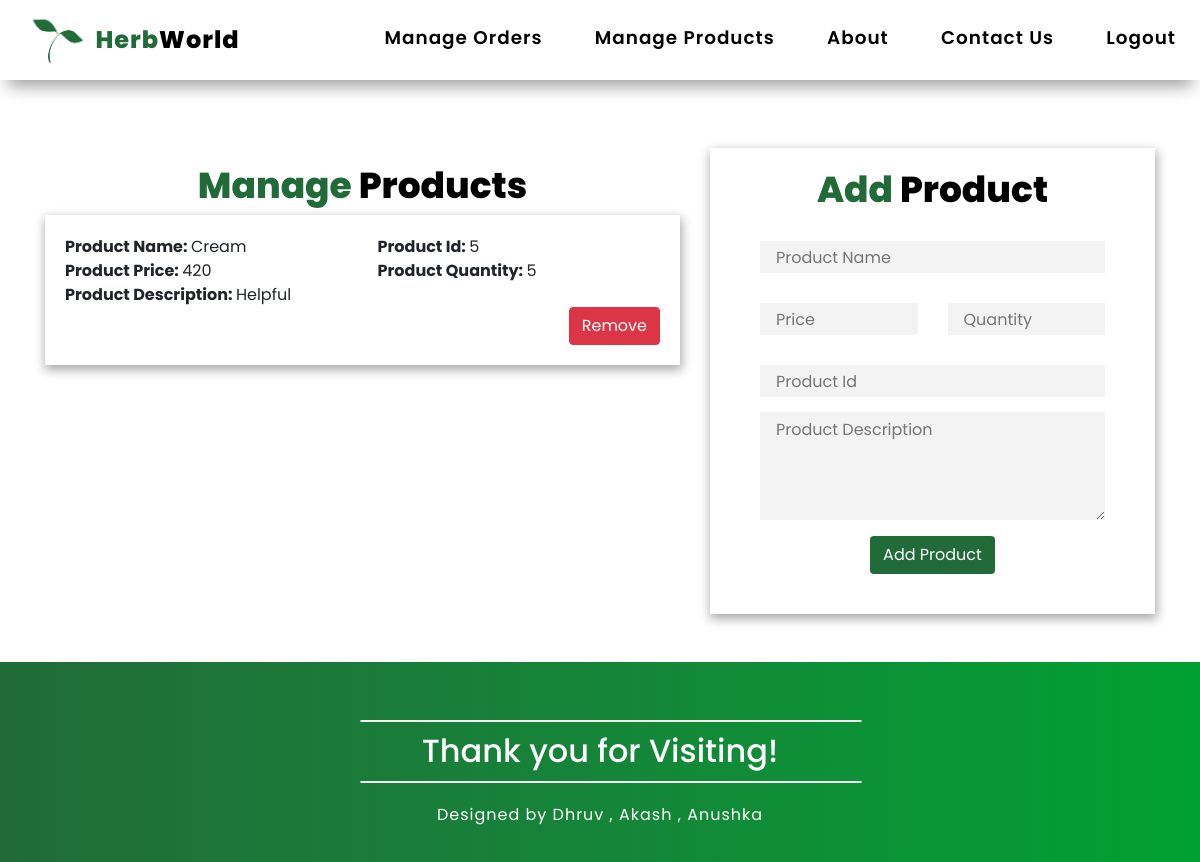
/manageproducts/ (signed in), run on the app's committed database.
### herbworldapp/models.py (models this page shows, shortened)
class Product(models.Model):
    name = models.CharField(max_length=50)
    price = models.IntegerField(default=0)
    quantity = models.IntegerField(default=0)
    product_id = models.CharField(max_length=50)
    nursery_id = models.CharField(max_length=50)
    description = models.CharField(max_length=300)
    product_image = models.ImageField(
        null=True, upload_to="herbworldapp/images/", default="herbworldapp/images/")

### herbworldapp/views.py (the view)
# urls.py: path("manageproducts/", views.manageProducts, name="manageProducts"),
def manageProducts(request):
    props = Product.objects.filter(
        nursery_id=request.user.username)
    return render(request, 'herbworldapp/manageproducts.html', {'props': props})

### herbworldapp/templates/herbworldapp/manageproducts.html (shortened to what this page needs)
{% extends 'herbworldapp/basic.html' %}
{% load static %}
{% block body %}
<div class="container">
  <div class="row">
    <div class="col col-7 text-center">
      <div class="row  mt-5 pt-3">
        <div class="col text-center">
          <h2 class="loginheading"><span class="loginheading1">Manage </span><span class="loginheading2">Products</span>
        </div>
      </div>
      {% for product in props reversed %}
      <div class="row mb-5">
        <div class="col text-left">
          <div class="productdetails">
            <div class="row">
              <div class="col col-6">
                <strong>Product Name: </strong> {{product.name}}
              </div>
              <div class="col col-6">
                <strong>Product Id: </strong> {{product.product_id}}
              </div>
            </div>
            <div class="row">
              <div class="col col-6">
                <strong>Product Price: </strong> {{product.price}}
              </div>
              <div class="col col-6">
                <strong>Product Quantity: </strong> {{product.quantity}}
              </div>
            </div>
            <div class="row">
              <div class="col"><strong>Product Description: </strong> {{product.description}}</div>
            </div>
            <div class="row justify-content-end">
              <div class="col removebutton"><button class="btn btn-danger">Remove</button>
              </div>
            </div>
          </div>
        </div>
      </div>
      {% endfor %}
    </div>
    <div class="col col-5 text-center">
      <div class="row mt-5">
        <div class="col">
          <div id="feedback-form">
            <h2 class="loginheading"><span class="loginheading1">Add </span><span class="loginheading2">Product</span>
            </h2>
            <div>
              <form action="addproduct" method="post">
                <input type="text" name="productname" id="productname" placeholder="Product Name"></input>
                <div class="row">
                  <div class="col col-6">
                    <input type="text" name="productprice" id="productprice" placeholder="Price"></input>
                  </div>
                  <div class="col col-6">
                    <input type="text" name="productquantity" id="productquantity" placeholder="Quantity"></input>
                  </div>
                </div>
                <input type="text" name="productid" id="productid" placeholder="Product Id"></input>
                <textarea rows="4" name="productdescription" id="productdescription"
                  placeholder="Product Description"></textarea>
                <button type="submit" class="mt-3 btn cardbutton">Add Product</button>
              </form>
            </div>
          </div>
        </div>
      </div>
    </div>
  </div>
</div>
{% endblock %}

### data on the page
Product: name "Cream", product_id "5", price "420", quantity "5", description "Helpful"
